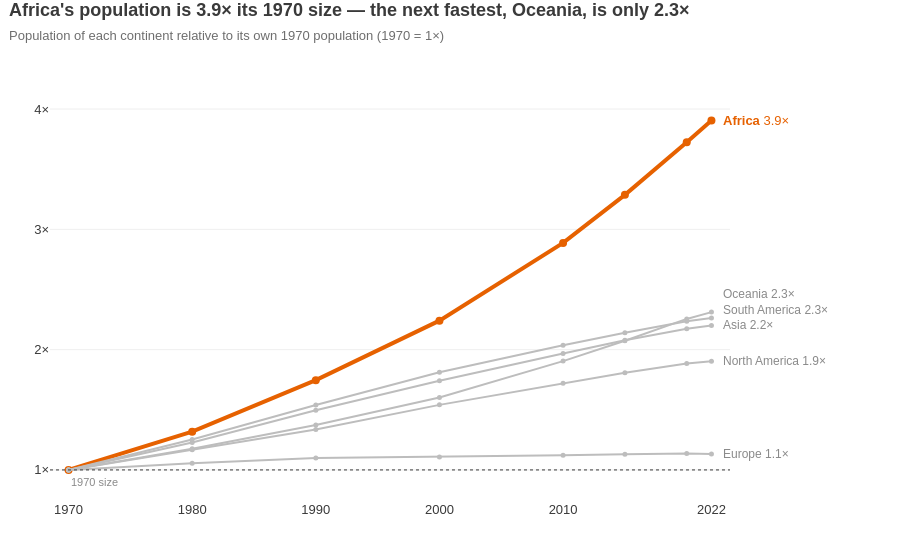

The code cell stored with this chart in its notebook:
### Markdown cell above
**Chart choice & justification:** *Which chart did you choose, and why? Justify design choices.*

**Chart: line chart, indexed to 1970 = 1×.**

**Why this chart:** the question is about change over time for six groups, and a line chart is the best way to show a trend and its pace (the slope). Indexing every continent to its *own* 1970 size puts continents of very different sizes on one comparable scale — plotting raw totals would only show that Asia is biggest, not who is growing fastest.

**Design choices**
- The y-axis is a growth multiple (1×, 2×, 3×, 4×), which answers "relative to its 1970 size" directly; a dotted line marks the 1970 size.
- **Africa — the answer — is the only coloured line** (orange, thicker); the other five continents are grey context.
- Direct labels at the end of each line (with the 2022 multiple) replace the legend.
- Markers show the real observation years on a numeric time axis, so the uneven spacing (10, 5 and 2 years) is not hidden. No vertical gridlines, only faint horizontal ones.

**What it shows:** Africa's population is **3.9× its 1970 size** (365 M → 1.43 B) and its line is still the steepest. Oceania (2.3×), South America (2.3×) and Asia (2.2×) form a middle group, North America reached 1.9×, and **Europe barely moved (1.1×)**.

### Code cell
# Q1 — growth of each continent relative to its own 1970 size → LINE CHART (indexed, 1970 = 1×)
cont = df_long.groupby(['Continent', 'Year'], as_index=False)['Population'].sum()
base_1970 = cont.loc[cont['Year'] == 1970].set_index('Continent')['Population']
cont['Growth'] = cont['Population'] / cont['Continent'].map(base_1970)        # 1.0 = same size as in 1970

end = cont.loc[cont['Year'] == 2022].set_index('Continent')['Growth'].sort_values(ascending=False)
fastest, second, slowest = end.index[0], end.index[1], end.index[-1]
colours = {c: (ACCENT if c == fastest else GREY) for c in end.index}

fig = px.line(cont, x='Year', y='Growth', color='Continent', markers=True,
              color_discrete_map=colours, custom_data=['Continent', 'Population'],
              template='plotly_white',
              title=f"{fastest}'s population is {end[fastest]:.1f}× its 1970 size — "
                    f"the next fastest, {second}, is only {end[second]:.1f}×")

fig.update_traces(line=dict(width=2), marker=dict(size=5),
                  hovertemplate='<b>%{customdata[0]}</b>, %{x}<br>%{y:.2f}× its 1970 size'
                                '<br>%{customdata[1]:,.0f} people<extra></extra>')
fig.update_traces(selector=dict(name=fastest), line=dict(width=4), marker=dict(size=8))

# Direct labels at the end of each line instead of a legend (nudged apart where lines converge)
label_y, last = {}, -np.inf
for c, g in end.sort_values().items():
    label_y[c] = max(g, last + 0.13)
    last = label_y[c]
for c, g in end.items():
    fig.add_annotation(x=2022, y=label_y[c], text=f'<b>{c}</b> {g:.1f}×' if c == fastest else f'{c} {g:.1f}×',
                       xanchor='left', xshift=10, showarrow=False,
                       font=dict(color=ACCENT if c == fastest else '#8A8A8A', size=13 if c == fastest else 12))

fig.add_hline(y=1, line=dict(color=DARK, width=1, dash='dot'))
fig.add_annotation(x=1970, y=1, text='1970 size', yshift=-12, xanchor='left', showarrow=False,
                   font=dict(size=11, color='#8A8A8A'))

fig.update_layout(title=title(fig.layout.title.text,
                              'Population of each continent relative to its own 1970 population (1970 = 1×)'),
                  showlegend=False, font=FONT, height=540, margin=dict(l=50, r=170, t=85, b=40))
fig.update_xaxes(title=None, showgrid=False, tickvals=[1970, 1980, 1990, 2000, 2010, 2022], range=[1968.5, 2023.5])
fig.update_yaxes(title=None, tickvals=[1, 2, 3, 4], ticktext=['1×', '2×', '3×', '4×'], range=[0.75, 4.2],
                 gridcolor='#EFEFEF', zeroline=False)
fig.show()

### Figure 1 — Plotly figure (JSON) as saved in the notebook; plotly's stock layout.template omitted (floating-point values rounded to 4 significant figures)
{"data": [{"customdata": [["Africa", 365444348], ["Africa", 481536377], ["Africa", 638150629], ["Africa", 818946032], ["Africa", 1055228072], ["Africa", 1201102442], ["Africa", 1360671810], ["Africa", 1426730932]], "hovertemplate": "<b>%{customdata[0]}</b>, %{x}<br>%{y:.2f}× its 1970 size<br>%{customdata[1]:,.0f} people<extra></extra>", "legendgroup": "Africa", "line": {"color": "#E66100", "dash": "solid", "width": 4}, "marker": {"size": 8, "symbol": "circle"}, "mode": "lines+markers", "name": "Africa", "orientation": "v", "showlegend": true, "type": "scatter", "x": [1970, 1980, 1990, 2000, 2010, 2015, 2020, 2022], "xaxis": "x", "y": [1.0, 1.318, 1.746, 2.241, 2.888, 3.287, 3.723, 3.904], "yaxis": "y"}, {"customdata": [["Asia", 2144906290], ["Asia", 2635334228], ["Asia", 3210563577], ["Asia", 3735089604], ["Asia", 4220041327], ["Asia", 4458250182], ["Asia", 4663086535], ["Asia", 4721383274]], "hovertemplate": "<b>%{customdata[0]}</b>, %{x}<br>%{y:.2f}× its 1970 size<br>%{customdata[1]:,.0f} people<extra></extra>", "legendgroup": "Asia", "line": {"color": "#BDBDBD", "dash": "solid", "width": 2}, "marker": {"size": 5, "symbol": "circle"}, "mode": "lines+markers", "name": "Asia", "orientation": "v", "showlegend": true, "type": "scatter", "x": [1970, 1980, 1990, 2000, 2010, 2015, 2020, 2022], "xaxis": "x", "y": [1.0, 1.229, 1.497, 1.741, 1.967, 2.079, 2.174, 2.201], "yaxis": "y"}, {"customdata": [["Europe", 655923991], ["Europe", 692527159], ["Europe", 720320797], ["Europe", 726093423], ["Europe", 735613934], ["Europe", 741535608], ["Europe", 745792196], ["Europe", 743147538]], "hovertemplate": "<b>%{customdata[0]}</b>, %{x}<br>%{y:.2f}× its 1970 size<br>%{customdata[1]:,.0f} people<extra></extra>", "legendgroup": "Europe", "line": {"color": "#BDBDBD", "dash": "solid", "width": 2}, "marker": {"size": 5, "symbol": "circle"}, "mode": "lines+markers", "name": "Europe", "orientation": "v", "showlegend": true, "type": "scatter", "x": [1970, 1980, 1990, 2000, 2010, 2015, 2020, 2022], "xaxis": "x", "y": [1.0, 1.056, 1.098, 1.107, 1.121, 1.131, 1.137, 1.133], "yaxis": "y"}, {"customdata": [["North America", 315434606], ["North America", 368293361], ["North America", 421266425], ["North America", 486069584], ["North America", 542720651], ["North America", 570383850], ["North America", 594236593], ["North America", 600296136]], "hovertemplate": "<b>%{customdata[0]}</b>, %{x}<br>%{y:.2f}× its 1970 size<br>%{customdata[1]:,.0f} people<extra></extra>", "legendgroup": "North America", "line": {"color": "#BDBDBD", "dash": "solid", "width": 2}, "marker": {"size": 5, "symbol": "circle"}, "mode": "lines+markers", "name": "North America", "orientation": "v", "showlegend": true, "type": "scatter", "x": [1970, 1980, 1990, 2000, 2010, 2015, 2020, 2022], "xaxis": "x", "y": [1.0, 1.168, 1.336, 1.541, 1.721, 1.808, 1.884, 1.903], "yaxis": "y"}, {"customdata": [["Oceania", 19480270], ["Oceania", 22920240], ["Oceania", 26743822], ["Oceania", 31222778], ["Oceania", 37102764], ["Oceania", 40403283], ["Oceania", 43933426], ["Oceania", 45038554]], "hovertemplate": "<b>%{customdata[0]}</b>, %{x}<br>%{y:.2f}× its 1970 size<br>%{customdata[1]:,.0f} people<extra></extra>", "legendgroup": "Oceania", "line": {"color": "#BDBDBD", "dash": "solid", "width": 2}, "marker": {"size": 5, "symbol": "circle"}, "mode": "lines+markers", "name": "Oceania", "orientation": "v", "showlegend": true, "type": "scatter", "x": [1970, 1980, 1990, 2000, 2010, 2015, 2020, 2022], "xaxis": "x", "y": [1.0, 1.177, 1.373, 1.603, 1.905, 2.074, 2.255, 2.312], "yaxis": "y"}, {"customdata": [["South America", 192947156], ["South America", 241789006], ["South America", 297146415], ["South America", 349634282], ["South America", 393078250], ["South America", 413134396], ["South America", 431530043], ["South America", 436816608]], "hovertemplate": "<b>%{customdata[0]}</b>, %{x}<br>%{y:.2f}× its 1970 size<br>%{customdata[1]:,.0f} people<extra></extra>", "legendgroup": "South America", "line": {"color": "#BDBDBD", "dash": "solid", "width": 2}, "marker": {"size": 5, "symbol": "circle"}, "mode": "lines+markers", "name": "South America", "orientation": "v", "showlegend": true, "type": "scatter", "x": [1970, 1980, 1990, 2000, 2010, 2015, 2020, 2022], "xaxis": "x", "y": [1.0, 1.253, 1.54, 1.812, 2.037, 2.141, 2.237, 2.264], "yaxis": "y"}], "layout": {"annotations": [{"font": {"color": "#E66100", "size": 13}, "showarrow": false, "text": "<b>Africa</b> 3.9×", "x": 2022, "xanchor": "left", "xshift": 10, "y": 3.904}, {"font": {"color": "#8A8A8A", "size": 12}, "showarrow": false, "text": "Oceania 2.3×", "x": 2022, "xanchor": "left", "xshift": 10, "y": 2.461}, {"font": {"color": "#8A8A8A", "size": 12}, "showarrow": false, "text": "South America 2.3×", "x": 2022, "xanchor": "left", "xshift": 10, "y": 2.331}, {"font": {"color": "#8A8A8A", "size": 12}, "showarrow": false, "text": "Asia 2.2×", "x": 2022, "xanchor": "left", "xshift": 10, "y": 2.201}, {"font": {"color": "#8A8A8A", "size": 12}, "showarrow": false, "text": "North America 1.9×", "x": 2022, "xanchor": "left", "xshift": 10, "y": 1.903}, {"font": {"color": "#8A8A8A", "size": 12}, "showarrow": false, "text": "Europe 1.1×", "x": 2022, "xanchor": "left", "xshift": 10, "y": 1.133}, {"font": {"color": "#8A8A8A", "size": 11}, "showarrow": false, "text": "1970 size", "x": 1970, "xanchor": "left", "y": 1, "yshift": -12}], "font": {"color": "#3A3A3A", "family": "Arial, sans-serif", "size": 13}, "height": 540, "legend": {"title": {"text": "Continent"}, "tracegroupgap": 0}, "margin": {"b": 40, "l": 50, "r": 170, "t": 85}, "shapes": [{"line": {"color": "#3A3A3A", "dash": "dot", "width": 1}, "type": "line", "x0": 0, "x1": 1, "xref": "x domain", "y0": 1, "y1": 1, "yref": "y"}], "showlegend": false, "title": {"font": {"size": 18}, "text": "<b>Africa's population is 3.9× its 1970 size — the next fastest, Oceania, is only 2.3×</b><br><span style='font-size:13px;color:#6E6E6E'>Population of each continent relative to its own 1970 population (1970 = 1×)</span>", "x": 0.01, "xanchor": "left", "y": 0.97, "yanchor": "top"}, "xaxis": {"anchor": "y", "domain": [0, 1], "range": [1968.0, 2024.0], "showgrid": false, "tickvals": [1970, 1980, 1990, 2000, 2010, 2022], "title": {}}, "yaxis": {"anchor": "x", "domain": [0, 1], "gridcolor": "#EFEFEF", "range": [0.75, 4.2], "ticktext": ["1×", "2×", "3×", "4×"], "tickvals": [1, 2, 3, 4], "title": {}, "zeroline": false}}}
